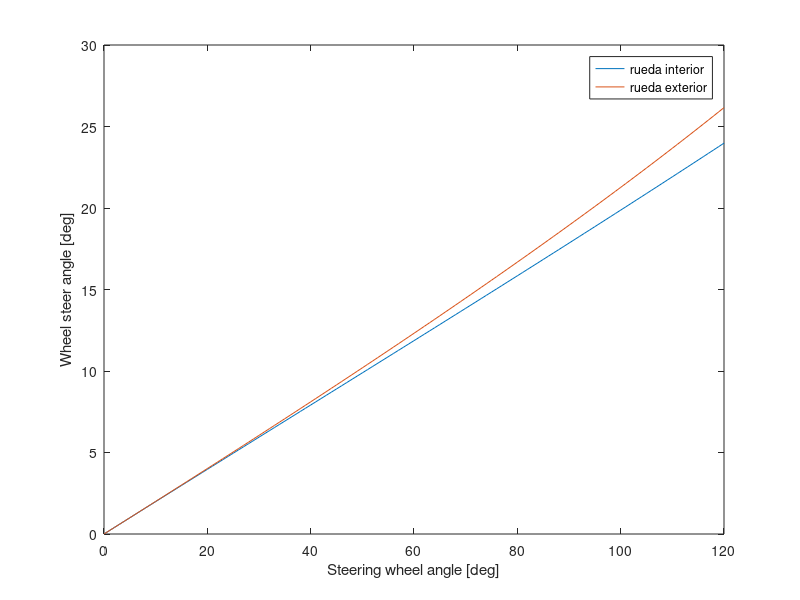
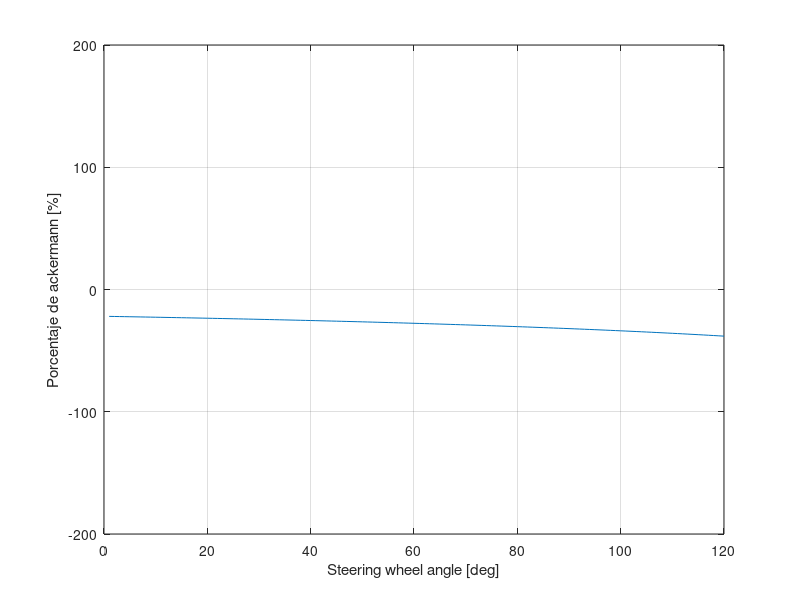
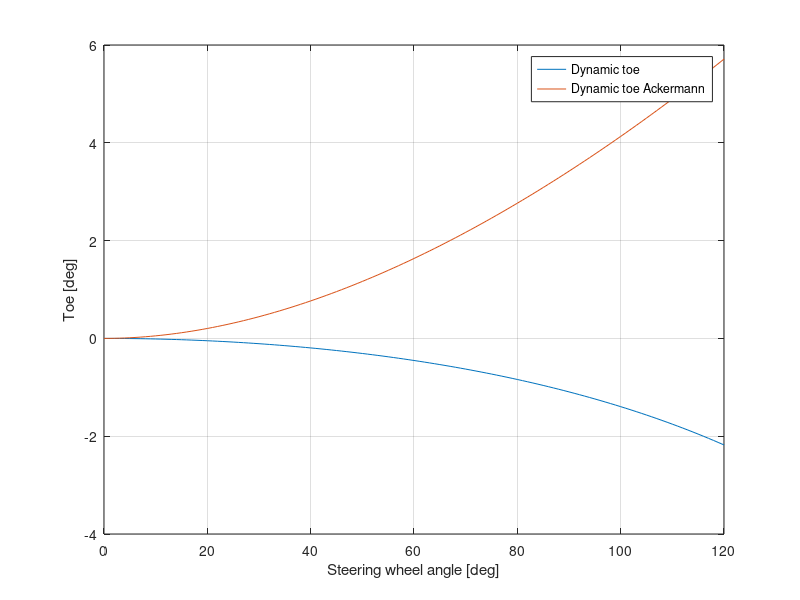

Recreate these plots in MATLAB, in order.
close all
clear all
clc

% DATOS (distancias todas en mm)
% dimensiones coche
wheelbase = 1600;
front_track = 1150;
rear_track = 1250; 
r_pinion = 35/2; % radio pinion

% INPUTS geometría steering. Centro de coordenadas en KingPin rueda
% izquierda
l_rack = 450; %
x_rack = -67.969; % posición en eje x rack
y_tie_mangueta = 40;
x_tie_mangueta = 70;

% cálculo puntos y ángulos para steer_angle = 0
ax = x_rack;
ay = front_track/2 - l_rack/2;
bx = x_tie_mangueta;
by = y_tie_mangueta;

l_brazo = sqrt(bx^2 + by^2);
l_tierod = sqrt((ay - by)^2 + (ax - bx)^2);
l_ac_ini = sqrt(ay^2 + ax^2);
ang_ac_ini = atan2d(ax, ay);
alpha_ini = acosd((l_ac_ini^2 + l_brazo^2 - l_tierod^2)/(2*l_brazo*l_ac_ini));


intwheel_deg = [zeros(1, 121)];
extwheel_deg = [zeros(1, 121)];
extwheel_ack_deg = [zeros(1, 121)];
idx = 2;

for swheel_angle = 1:120 %rueda exterior
    rack_disp = deg2rad(swheel_angle)*r_pinion;
                                                                
    l_ac = sqrt((ay + rack_disp)^2 + ax^2);
    alpha_delta = alpha_ini- acosd((l_ac^2 + l_brazo^2 - l_tierod^2)/(2*l_brazo*l_ac));
    ang_ac_delta = ang_ac_ini - atan2d(ax, rack_disp + ay);

    extwheel_deg(idx) = abs(ang_ac_delta + alpha_delta);

    idx = idx + 1;

end



idx = 2;
for swheel_angle = 1:120 %rueda interior
    rack_disp = -deg2rad(swheel_angle)*r_pinion;
                                                                
    l_ac = sqrt((ay + rack_disp)^2 + ax^2);
    alpha_delta = alpha_ini- acosd((l_ac^2 + l_brazo^2 - l_tierod^2)/(2*l_brazo*l_ac));
    ang_ac_delta = ang_ac_ini - atan2d(ax, rack_disp + ay);

    intwheel_deg(idx) = abs(ang_ac_delta + alpha_delta);
    extwheel_ack_deg(idx) = atand(wheelbase/(wheelbase/tan(deg2rad(intwheel_deg(idx))) + rear_track));


    idx = idx + 1;

end

dynamic_toe_ack = intwheel_deg - extwheel_ack_deg ;
dynamic_toe =  intwheel_deg - extwheel_deg;
ack_pctge = dynamic_toe./dynamic_toe_ack;


figure(1)
plot(0:120, intwheel_deg);
hold on
plot(0:120, extwheel_deg);
legend('rueda interior', 'rueda exterior')
xlabel('Steering wheel angle [deg]')
ylabel('Wheel steer angle [deg]')

figure(2)
plot(0:120, ack_pctge*100);
xlabel('Steering wheel angle [deg]')
ylabel('Porcentaje de ackermann [%]')
ylim([-200, 200])
grid on

figure(3)
plot(0:120, dynamic_toe)
hold on
plot(0:120, dynamic_toe_ack)
grid on
legend('Dynamic toe', 'Dynamic toe Ackermann')
xlabel('Steering wheel angle [deg]')
ylabel('Toe [deg]')
